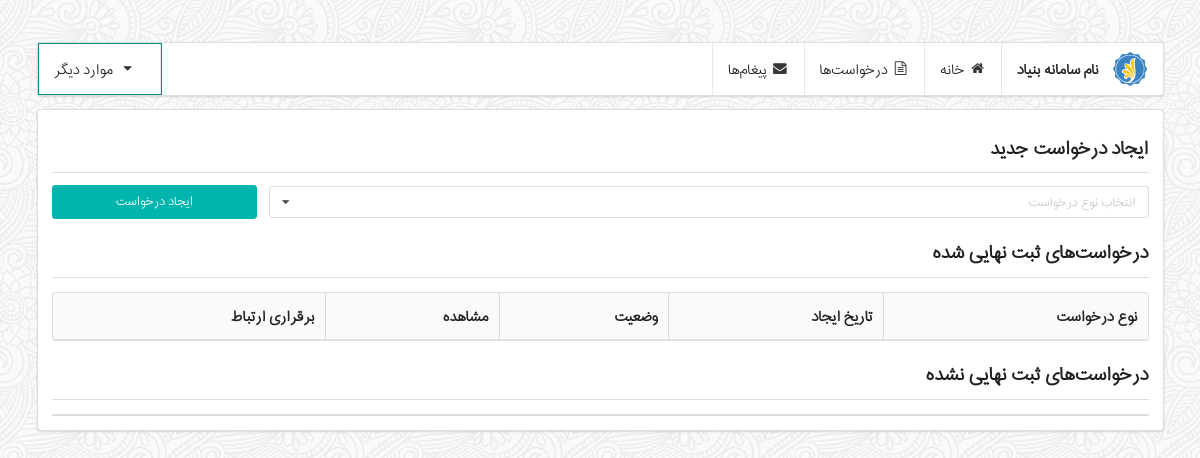
Page /users/requests/ (signed in) on the earlier database version.
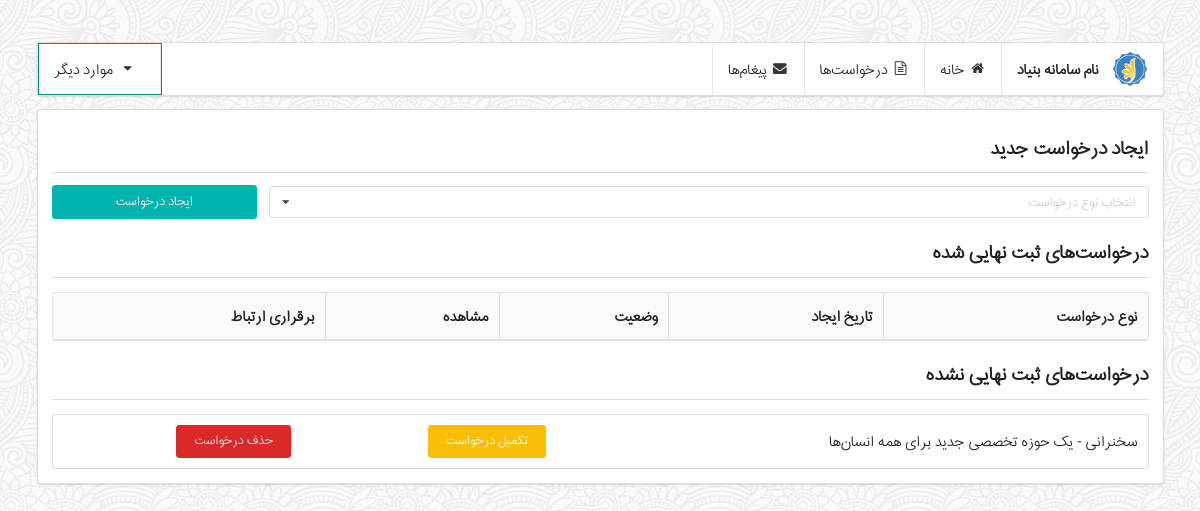
Same page on the later database version.
### application/models.py (models this page shows, shortened)
class CoopApplication(models.Model):
    class Meta:
        verbose_name = _('Cooperation Application')
        verbose_name_plural = _('Cooperation Applications')
    application = models.OneToOneField(
        Application,
        related_name="coop_app",
    )
    facility = models.ForeignKey(
        Facility,
        related_name="coop_applications",
        verbose_name=_('Facility'),
    )
    manager_has_verified = models.BooleanField(
        default=False,
        verbose_name=_('First verify'),
    )
    association_has_verified = models.BooleanField(
        default=False,
        verbose_name=_('Association verify'),
    )
    manager_verification_date = models.DateTimeField(
        null=True,
        blank=True,
        default=timezone.now,
    )
    field = models.ForeignKey(
        Field,
        verbose_name=_("Application Field"),
        related_name='coop_applications'
    )
    is_deleted = models.BooleanField(
        default=False,
        verbose_name=_("Is deleted")
    )
    status = models.CharField(
        max_length=1,
        verbose_name=_("Status"),
        choices=(
            ('0', 'ثبت نهایی نشده'),
            ('1', 'بررسی نشده'),
            ('2', 'در حال بررسی'),
            ('3', 'در حال مذاکره'),
            ('4', 'عقد قرارداد'),
            ('5', 'شروع همکاری'),
            ('6', 'قطع همکاری'),
            ('7', 'اتمام همکاری'),
            ('8', 'رد شده'),
        ),
        default='1',
    )

### association/models.py (models this page shows, shortened)
class Facility(models.Model):
    class Meta:
        verbose_name = _('Facility')
        verbose_name_plural = _('Facilities')
    title = models.CharField(
        _('Title'),
        max_length=200,
    )
    def __str__(self):
        return self.title

### users/models.py (models this page shows, shortened)
class Field(models.Model):
    class Meta:
        verbose_name = _('Field')
        verbose_name_plural = _('Fields')
    title = models.CharField(
        _('Title'),
        max_length=200,
    )
    def __str__(self):
        return self.title

### users/views.py (the view, shortened to what this page needs)
# urls.py: url(r'requests/$', 'users.views.user_requests'),
def user_requests(request):
    if request.method == "GET":
        user = BMNUser.objects.get(user=request.user)
        saved_apps = Application.objects.filter(user=user, is_finalized=False)
        saved_coops = []
        complete_apps = Application.objects.filter(user=user, is_finalized=True)
        complete_coops = []
        if len(saved_apps) > 0:
            for app in saved_apps:
                coop_application = None
                try:
                    coop_application = CoopApplication.objects.get(application=app)
                except ObjectDoesNotExist:
                    pass
                except MultipleObjectsReturned:
                    pass
                if coop_application:
                    saved_coops.append(coop_application)
        return render(request, 'users/user-dashboard-requests.html',
                      {'saved_coops': saved_coops, "complete_coops": complete_coops,})

### templates/users/user-dashboard-requests.html (shortened to what this page needs)
{% extends 'users/user-base.html' %}
{% load staticfiles %}
{% block segment %}
    <div class="ui dividing header">
        ایجاد درخواست جدید
    </div>
    <form class="ui form" method="POST" action="/users/requests/new/">
        <div class="inline fields">
            <div class="thirteen wide field">
                <div class="ui fluid selection dropdown">
                    <i class="dropdown icon"></i>
                    <div class="default text">
                        انتخاب نوع درخواست
                    </div>
                </div>
            </div>
            <div class="three wide field">
                <input type="submit" class="ui fluid teal button" value="ایجاد درخواست"/>
            </div>
        </div>
    </form>
    <div class="ui dividing header">
        درخواست‌های ثبت نهایی شده
    </div>
    <table class="ui unstackable selectable sortable striped table">
        <thead>
        <tr>
            <th>نوع درخواست</th>
            <th>تاریخ ایجاد</th>
            <th>وضعیت</th>
             <th> مشاهده</th>
             <th> برقراری ارتباط </th>
        </tr>
        </thead>
    </table>
    <div class="ui dividing header">
        درخواست‌های ثبت نهایی نشده
    </div>
    <table class="ui unstackable selectable sortable striped table">
        <tbody>
        {% for sc in saved_coops %}
        <tr>
            <td>{{ sc.facility }} - {{ sc.field }}</td>
            <td> <a class="ui yellow button"  href="/users/requests/edit/{{ sc.id }}/" >
            تکمیل درخواست
            </a> </td>
         <td> <a class="ui red button" href="/users/requests/delete/{{ sc.id }}/">
         حذف درخواست
         </a> </td>
        </tr>
        {% endfor %}
        </tbody>
    </table>
{% endblock %}

Differences in the rows shown:
added CoopApplication: facility "سخنرانی", field "یک حوزه تخصصی جدید برای همه انسان‌ها"
